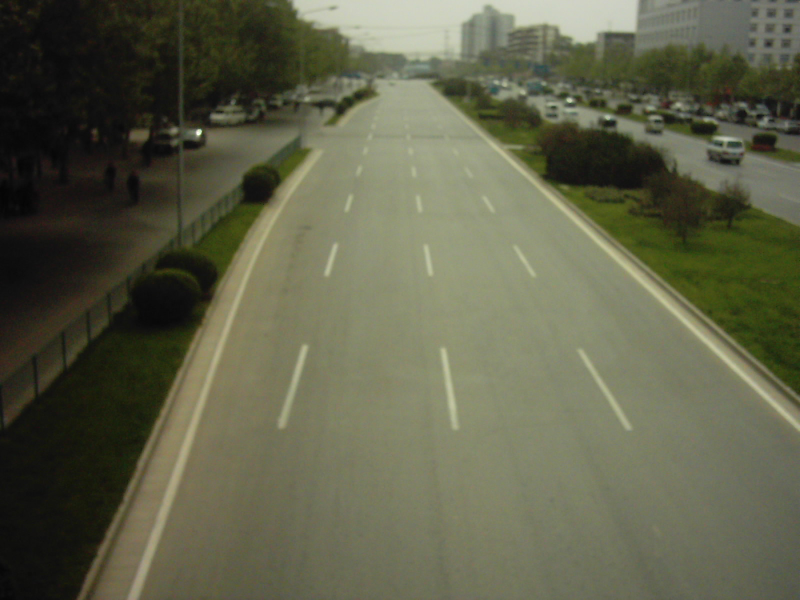
%> input picture 1.JPG, 1600 x 1200 px (shown at 1/2 size)
$ octave RGA_GA.m   (GNU Octave 9; MATLAB toolbox functions it lacks are replaced by stand-ins)
%> lines starting %> are read from the running program, lines starting %| are printed output that depends on the picture
close all;clear  all;clc;
[fileName,pathName] = uigetfile('*.*','Please select an image');%uigetfile打开一个模拟对话框，返回文件的名称和路径。点×两个参数都返回0
%> the answer given: 1.JPG

if(fileName)
    fileName = strcat(pathName,fileName);%strcat：水平串联字符串
    fileName = lower(fileName);%一致的小写字母形式
else
    msgbox('Please select an image');
    return; %退出程序
end

I = imread(fileName);
%> I is the input picture: size 1200x1600x3 uint8; mean R, G, B 95.1, 96.6, 73.8
I = imresize(I,0.4);
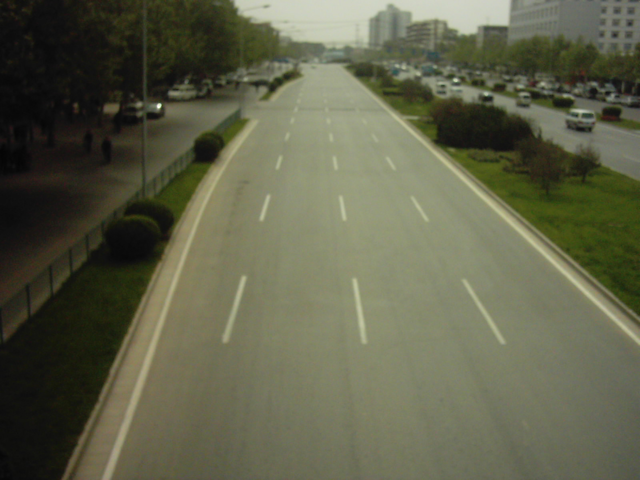
%> I: size 480x640x3 uint8; mean R, G, B 95.1, 96.6, 73.8
subplot(2,2,1),imshow(I);title('原图')
if( ~( size(I,3)-3 ))%如果是RGB图像
    I = rgb2gray(I);%转化为单通道灰度图
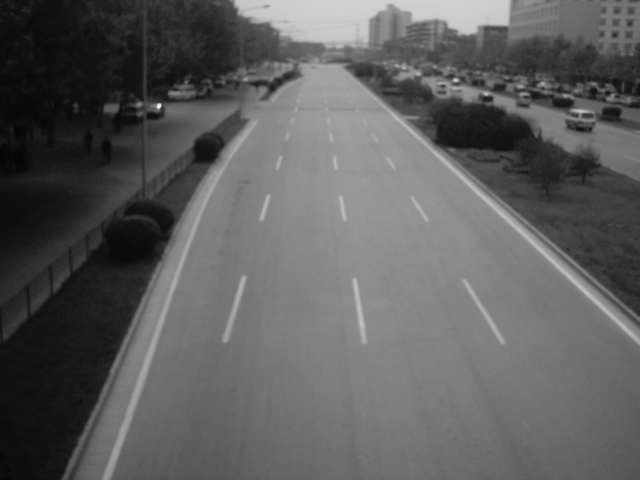
%> I: size 480x640 uint8; min 5, max 250, mean 93.5
    [M, N] = size(I);
%> M = 480; N = 640
end
I = im2double(I);%图像灰度值归一化到[0,1]之间
%> I: size 480x640 double

%种子点的交互式选择
if( exist('x','var') == 0 && exist('y','var') == 0)
    subplot(2,2,2),imshow(I,[]);title('灰度图（选取种子点）');
    %hold on;
%> (the run ends here)
